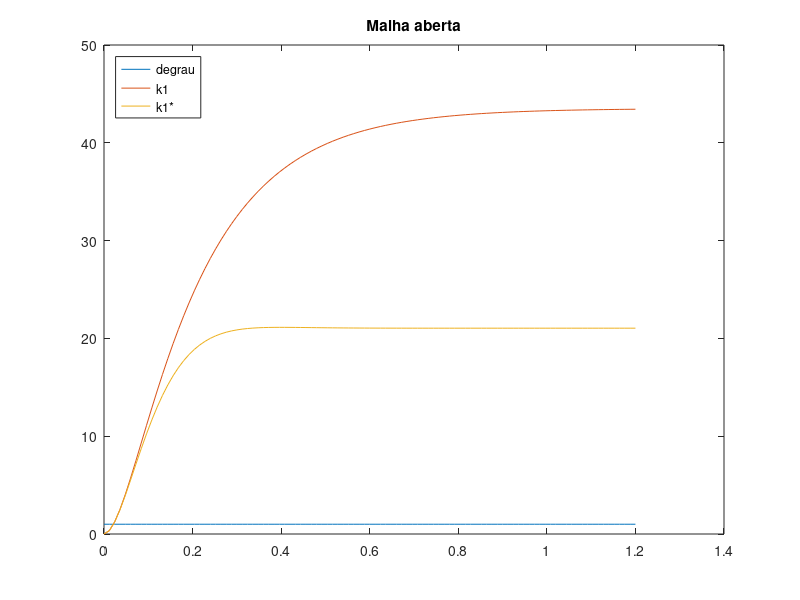
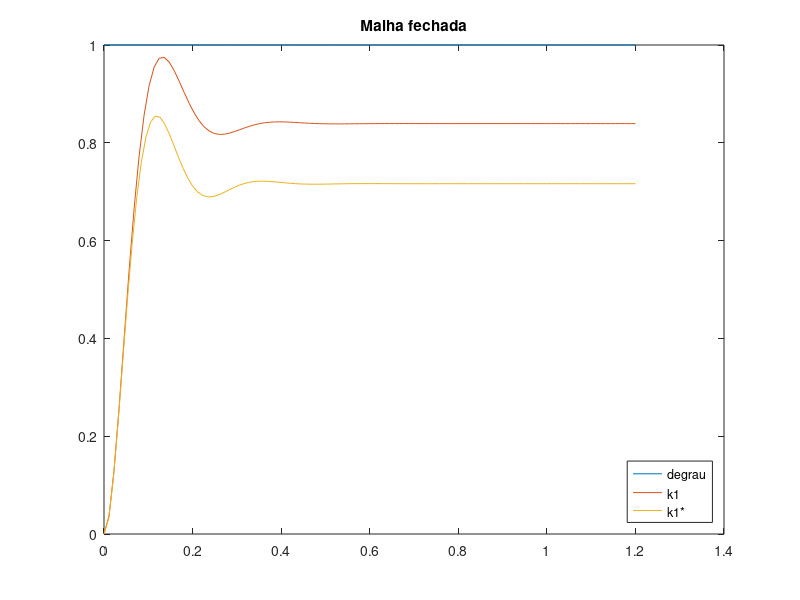

MATLAB code for these plots, in order:

% QUESTAO 3
% ITEM a

% parametros iniciais
s = tf('s');

mc1 = 0.778;
mw1 = 4*0.500;
m1 = mc1 + mw1;

c1 = 2.94;
kv = 0.005;
khw = 14732;

k1 = 338.6;
deltak1 = 361.4;

% Gps eh a funcao de transferencia da "planta compensada" para o problema servo
% GpsDelta eh Gps*, a funcao de transferencia para o valor perturbado
Gps = khw / (m1*s^2 + (c1+khw*kv)*s + k1);
GpsDelta = khw / (m1*s^2 + (c1+khw*kv)*s + (k1 + deltak1));

display(tf(Gps));
display(tf(GpsDelta));

% ganhos de baixa frequencia
Gps0 = dcgain(Gps);
Gps0Delta = dcgain(GpsDelta);

display(Gps0);
display(Gps0Delta);

% ITEM b
Gpr = 1 / (m1*s^2 + (c1+khw*kv)*s + k1);
GprDelta = 1 / (m1*s^2 + (c1+khw*kv)*s + (k1 + deltak1));

display(tf(Gpr));
display(tf(GprDelta));

Gpr0 = dcgain(Gpr);
Gpr0Delta = dcgain(GprDelta);

display(Gpr0);
display(Gpr0Delta);

% ITEM c
display(Gps0Delta - Gps0);
display(Gpr0Delta - Gpr0);

% ITEM d
Gpf = 1;
kp = 0.12;

Ga = Gpf * Gps;
GaDelta = Gpf * GpsDelta;

Gf = Gpf * feedback(Gps * kp, 1);
GfDelta = Gpf * feedback(GpsDelta * kp, 1);

display(tf(Ga));
display(tf(GaDelta));
display(tf(Gf));
display(tf(GfDelta));

% ITEM e
Ea = (1 - Ga);
EaDelta = (1 - GaDelta);
Ef = (1 - Gf);
EfDelta = (1 - GfDelta);

eRegA = dcgain(Ea);
eRegADelta = dcgain(EaDelta);
eRegF = dcgain(Ef);
eRegFDelta = dcgain(EfDelta);

display(eRegA);
display(eRegADelta);
display(eRegF);
display(eRegFDelta);

% ITEM f
[stepGa, tA] = step(Ga, 1.2);
[stepGaDelta, tADelta] = step(GaDelta, 1.2);
[stepGf, tF] = step(Gf, 1.2);
[stepGfDelta, tFDelta] = step(GfDelta, 1.2);

degrauA = ones(length(stepGa), 1);
degrauF = ones(length(stepGf), 1);

figure, plot(tA, degrauA, tA, stepGa, tADelta, stepGaDelta);
title('Malha aberta');
legend('degrau', 'k1', 'k1*', 'Location', 'northwest');

figure, plot(tF, degrauF, tF, stepGf, tFDelta, stepGfDelta);
title('Malha fechada');
legend('degrau', 'k1', 'k1*', 'Location', 'southeast');

% QUESTAO 4
% calculo do novo kpf para erro de regime nulo
kpfA = 1 / Gps0;
Ga = kpfA * Gps;

% calculo do novo erro de regime
Ea = (1 - Ga);
eRegA = dcgain(Ea);

display(eRegA);

% QUESTAO 5
% calculo do novo kpf em funcao de kp, para erro de regime nulo
kpfF = (1 + kp * Gps0) / (kp * Gps0);
Gf = kpfF * feedback(Gps * kp, 1);

% calculo do novo erro de regime
Ef = (1 - Gf);
eRegF = dcgain(Ef);

display(eRegF);
